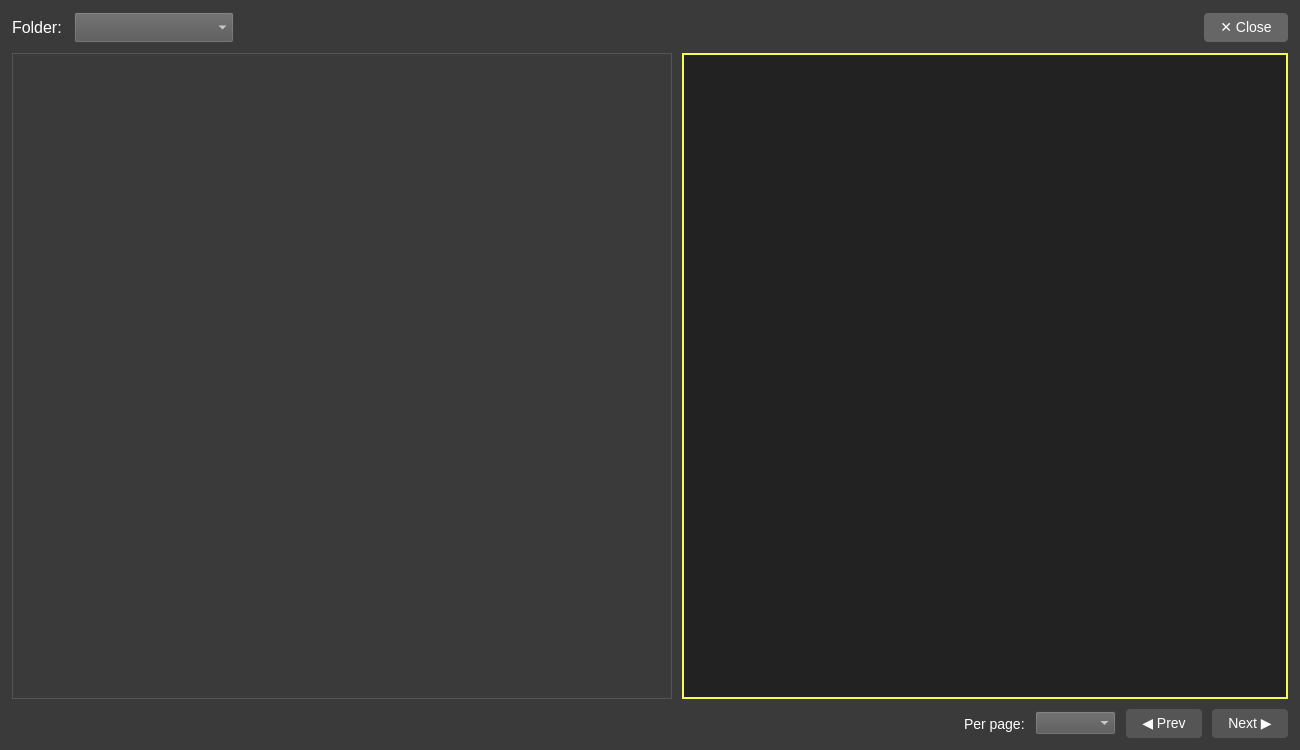
<?xml version="1.0" encoding="UTF-8"?>
<ui version="4.0">
 <class>ImageBrowserDialog</class>
 <widget class="QDialog" name="ImageBrowserDialog">
  <property name="geometry">
   <rect>
    <x>0</x>
    <y>0</y>
    <width>1300</width>
    <height>750</height>
   </rect>
  </property>
  <property name="windowTitle">
   <string>Image Browser — Speech2Picture</string>
  </property>
  <property name="styleSheet">
   <string notr="true">background-color: #3a3a3a; color: #FFFFFF;</string>
  </property>
  <layout class="QVBoxLayout" name="rootLayout">
   <property name="leftMargin">
    <number>12</number>
   </property>
   <property name="topMargin">
    <number>12</number>
   </property>
   <property name="rightMargin">
    <number>12</number>
   </property>
   <property name="bottomMargin">
    <number>12</number>
   </property>
   <property name="spacing">
    <number>10</number>
   </property>
   <!-- Top bar: folder selector + counts + close -->
   <item>
    <layout class="QHBoxLayout" name="topBar">
     <property name="spacing">
      <number>12</number>
     </property>
     <item>
      <widget class="QLabel" name="labelFolderPrompt">
       <property name="text">
        <string>Folder:</string>
       </property>
       <property name="styleSheet">
        <string notr="true">font: 16px Helvetica; color: #FFFFFF; background: transparent;</string>
       </property>
      </widget>
     </item>
     <item>
      <widget class="QComboBox" name="folderCombo">
       <property name="minimumSize">
        <size>
         <width>160</width>
         <height>0</height>
        </size>
       </property>
       <property name="styleSheet">
        <string notr="true">font: 16px Helvetica; padding: 4px 8px; background-color: #555; color: #FFF;</string>
       </property>
      </widget>
     </item>
     <item>
      <spacer name="topSpacer">
       <property name="orientation">
        <enum>Qt::Orientation::Horizontal</enum>
       </property>
       <property name="sizeHint" stdset="0">
        <size>
         <width>40</width>
         <height>20</height>
        </size>
       </property>
      </spacer>
     </item>
     <item>
      <widget class="QLabel" name="countLabel">
       <property name="text">
        <string/>
       </property>
       <property name="styleSheet">
        <string notr="true">font: 14px Helvetica; color: #CCC; background: transparent;</string>
       </property>
      </widget>
     </item>
     <item>
      <spacer name="topSpacer2">
       <property name="orientation">
        <enum>Qt::Orientation::Horizontal</enum>
       </property>
       <property name="sizeHint" stdset="0">
        <size>
         <width>40</width>
         <height>20</height>
        </size>
       </property>
      </spacer>
     </item>
     <item>
      <widget class="QPushButton" name="closeButton">
       <property name="text">
        <string>✕ Close</string>
       </property>
       <property name="styleSheet">
        <string notr="true">font: 14px Helvetica; background-color: #666; color: #FFF; padding: 6px 16px; border-radius: 4px;</string>
       </property>
      </widget>
     </item>
    </layout>
   </item>
   <!-- Split: thumbnails (left) | preview (right) -->
   <item>
    <layout class="QHBoxLayout" name="splitLayout">
     <property name="spacing">
      <number>10</number>
     </property>
     <item>
      <widget class="QScrollArea" name="thumbnailScroll">
       <property name="minimumSize">
        <size>
         <width>660</width>
         <height>0</height>
        </size>
       </property>
       <property name="maximumSize">
        <size>
         <width>660</width>
         <height>16777215</height>
        </size>
       </property>
       <property name="widgetResizable">
        <bool>true</bool>
       </property>
       <property name="styleSheet">
        <string notr="true">QScrollArea { border: 1px solid #555; background-color: #2a2a2a; }</string>
       </property>
       <widget class="QWidget" name="gridContainer">
        <property name="geometry">
         <rect>
          <x>0</x>
          <y>0</y>
          <width>400</width>
          <height>400</height>
         </rect>
        </property>
       </widget>
      </widget>
     </item>
     <item>
      <widget class="QLabel" name="previewLabel">
       <property name="minimumSize">
        <size>
         <width>400</width>
         <height>400</height>
        </size>
       </property>
       <property name="styleSheet">
        <string notr="true">background-color: #222; border: 2px solid #f4ff55;</string>
       </property>
       <property name="alignment">
        <set>Qt::AlignmentFlag::AlignCenter</set>
       </property>
       <property name="scaledContents">
        <bool>false</bool>
       </property>
      </widget>
     </item>
    </layout>
   </item>
   <!-- Bottom: pagination -->
   <item>
    <layout class="QHBoxLayout" name="bottomBar">
     <property name="spacing">
      <number>10</number>
     </property>
     <item>
      <widget class="QLabel" name="pageLabel">
       <property name="text">
        <string/>
       </property>
       <property name="styleSheet">
        <string notr="true">font: 14px Helvetica; color: #FFFFFF; background: transparent;</string>
       </property>
      </widget>
     </item>
     <item>
      <widget class="QLabel" name="fileNameLabel">
       <property name="text">
        <string/>
       </property>
       <property name="styleSheet">
        <string notr="true">font: 14px Helvetica; color: #CCC; background: transparent;</string>
       </property>
      </widget>
     </item>
     <item>
      <spacer name="bottomSpacer">
       <property name="orientation">
        <enum>Qt::Orientation::Horizontal</enum>
       </property>
       <property name="sizeHint" stdset="0">
        <size>
         <width>40</width>
         <height>20</height>
        </size>
       </property>
      </spacer>
     </item>
     <item>
      <widget class="QLabel" name="perPageLabel">
       <property name="text">
        <string>Per page:</string>
       </property>
       <property name="styleSheet">
        <string notr="true">font: 14px Helvetica; color: #FFFFFF; background: transparent;</string>
       </property>
      </widget>
     </item>
     <item>
      <widget class="QComboBox" name="perPageCombo">
       <property name="styleSheet">
        <string notr="true">font: 14px Helvetica; padding: 2px 6px; background-color: #555; color: #FFF;</string>
       </property>
      </widget>
     </item>
     <item>
      <widget class="QPushButton" name="prevButton">
       <property name="text">
        <string>◀ Prev</string>
       </property>
       <property name="styleSheet">
        <string notr="true">font: 14px Helvetica; background-color: #555; color: #FFF; padding: 6px 16px; border-radius: 4px;</string>
       </property>
      </widget>
     </item>
     <item>
      <widget class="QPushButton" name="nextButton">
       <property name="text">
        <string>Next ▶</string>
       </property>
       <property name="styleSheet">
        <string notr="true">font: 14px Helvetica; background-color: #555; color: #FFF; padding: 6px 16px; border-radius: 4px;</string>
       </property>
      </widget>
     </item>
    </layout>
   </item>
  </layout>
 </widget>
 <resources/>
 <connections/>
</ui>
